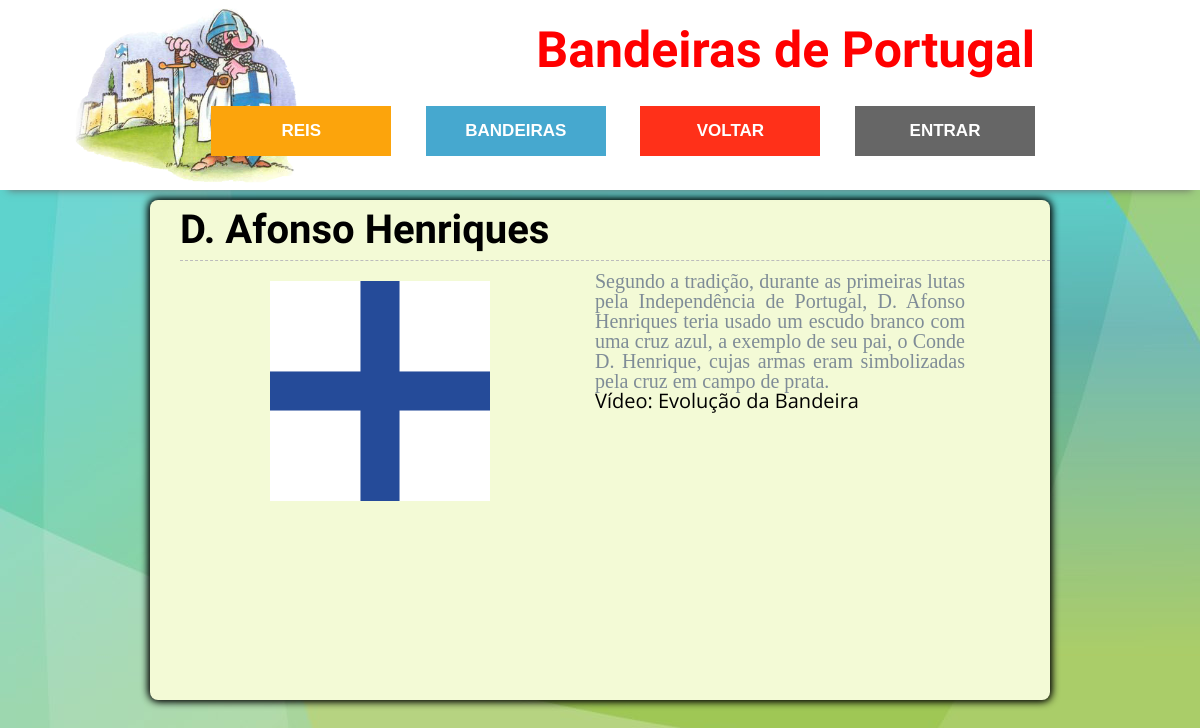
Screenshot of /result_flag.php?id_flag=B01 with the database file from the repository.
### tables this page shows
CREATE TABLE `flag` (
  `id_flag` varchar(45) NOT NULL,
  `imagem` varchar(150) DEFAULT NULL,
  `texto` text,
  `som` varchar(150) DEFAULT NULL,
  `nome` varchar(45) DEFAULT NULL,
  PRIMARY KEY (`id_flag`)
);

### result_flag.php (the view, shortened to what this page needs)
<!DOCTYPE html>
<html>
    <head>
        <link rel="stylesheet" href="css/reset.css">
        <link rel="stylesheet" href="css/style.css">
    </head>
    <body>
        <header>
            <div class="main_header">
                <div class="logo">
                    <a href="index.html">
                    <img src="img/logo.png">
                </div>
                <div class="description">
                    <h3>Bandeiras de Portugal</h3>
                </div>
                <div class="buttons">
                    <a class="buttonStyle5" href="timeline.html" target="_self">Reis</a>
                    <a class="buttonStyle1" href="flag.html" target="_self">Bandeiras</a>
                    <a class="buttonStyle2" href="javascript:window.history.go(-1)" target="_self">Voltar</a>
                    <a class="buttonStyle3" href="login.php" target="_self">Entrar</a>
                </div>
            </div>
    	</header>
        <?php
            require_once("server/conn_reis.php");
            $sql = "SELECT * FROM flag WHERE id_flag = '".$_GET['id_flag']."'";
            $result = mysqli_query($conn,$sql);
            $row = mysqli_fetch_assoc($result);
        ?>
        <div class="container_reis">
            <h3 class="titulo"><?php echo $row['nome']; ?></h3>
            <table>
                <tr>
                    <td class="left_container">
                        <?php echo "<img src ='".$row['imagem']."'";?>
                    </td>
                    <td class="right_container">
                        <?php
                            echo $row['texto'];
                            echo "<br>";
                        ?>
                        <a href="video_flag.html">Vídeo: Evolução da Bandeira
                        </a>
                    </td>
                </tr>
            </table>
        </div>
    </body>
</html>

### css/style.css (style rules this page uses)
html * { -webkit-font-smoothing: antialiased; -moz-osx-font-smoothing: grayscale; }
*, *:after, *:before { -webkit-box-sizing: border-box; -moz-box-sizing: border-box; box-sizing: border-box; }
body { background-image: url(img/main_background.jpg); font-size: 100%; font-family: "Droid Serif", serif; color: #7f8c97; background-color: #e9f0f5; }
a { color: black; text-decoration: none; font-family: "Open Sans", sans-serif; }
h3 { font-weight: bolder; font-style: normal; font-size: 40px; color: Black; }
header { position: fixed; top:0; left:0; width:100%; height:190px; border:0; text-align:center; z-index:100; background-color:#FFFFFF; -moz-box-shadow:0 8px 8px -8px #696868; -webkit-box-shadow:0 8px 8px -8px #696868; box-shadow:0 8px 8px -8px #696868; }
.main_header { width:100%; min-width:320px; height:150px; border-collapse:collapse; border:0; margin:auto; padding:0 15px 0 15px; display: block; }
.logo { position: fixed; width:350px; height: 190px; padding:0; margin:0; text-align:left; line-height:100px; float: left; }
.logo img { width:65%; vertical-align: middle; margin-left: 60px; display: inline-block; }
.description { width:1000px; height: 80px; margin-top: 0px; margin-right: 50px; padding:0px; padding-right: 100px; text-align:right; line-height:100px; float: right; }
.description h3 { font-family: 'Molle', cursive; color: red; font-size: 50px; }
.buttons { width:1000px; height: 110px; margin-right: 50px; padding:0px; padding-right: 100px; text-align:right; line-height:100px; float: right; }
.buttonStyle5 { position:relative; width:20%; height:50px; display:inline-block; line-height:50px; font-size: 17px; font-weight:600; text-transform:uppercase; text-decoration:none; color:#FFFFFF; font-family: 'Source Sans Pro', sans-serif; text-align:center; margin:0 0 0 0; padding:0; background: #fca40c; }
.buttonStyle1 { width:20%; height:50px; display:inline-block; text-decoration:none; color:#FFFFFF; font-family: 'Source Sans Pro', sans-serif; text-align:center; line-height:50px; font-size: 17px; font-weight:600; text-transform:uppercase; padding:0; margin:0 0 0 3.40%; background: #46a8cf; }
.buttonStyle2 { width:20%; height:50px; display:inline-block; text-decoration:none; color:#FFFFFF; font-family: 'Source Sans Pro', sans-serif; text-align:center; line-height:50px; font-size: 17px; font-weight:600; text-transform:uppercase; padding:0; margin:0 0 0 3.40%; background: #ff3019; }
.buttonStyle3 { width:20%; height:50px; display:inline-block; line-height:50px; font-size: 17px; font-weight:600; text-transform:uppercase; text-decoration:none; color:#FFFFFF; font-family: 'Source Sans Pro', sans-serif; text-align:center; margin:0 0 0 3.40%; padding:0; background: #666666; }
.container_reis { display: block; width: 900px; height: 500px; margin-top: 200px; margin-left: auto; margin-right: auto; background-color: #F3FAD6; border-radius: 8px; box-shadow: 1px 1px 8px black, -1px -1px 8px black; padding-left: 30px; }
.titulo { font-size: 30px; padding-top: 10px; padding-bottom: 10px; border-bottom: 1px dashed #BCBCBC; }
.container_reis h3 { font-family: 'Molle', cursive; color: black; border-bottom: 1px dashed #BCBCBC; font-size: 40px; }
.left_container { width:400px; height:400px; float:left; padding:20px 15px 0 15px; text-align: center; }
.right_container { width: 400px; height: 400px; float:left; padding:10px 15px 0 15px; font-size: 20px; text-align: justify; }

### rows the page displays
flag: nome "D. Afonso Henriques", imagem (picture), texto "Segundo a tradição, durante as primeiras lutas pela Independência de Portugal, D. Afonso Henriques teria usado um escudo branco com uma cruz azul, a exemplo de seu pai, o Conde D. Henrique, cujas armas eram simbolizadas pela cruz em campo de prata."
